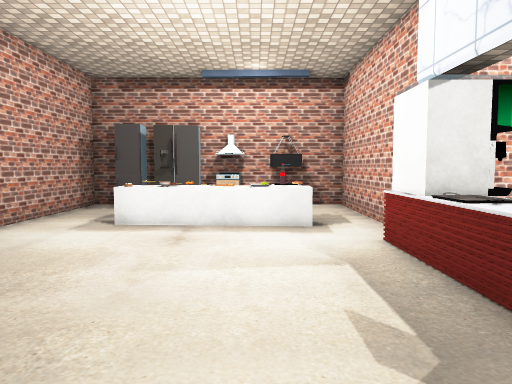
[1] (above)

12 first-person views from a walk through a scene from a Unity 3-D project. The camera is 1.5 m above the floor, tilts 4° down and sees 70° across. Doors are open. The floor is counted in squares, 1 m on a side. Each view is taken from the middle of a square. On the plan, view 1 faces up. The plan holds only what a view shows up to about 16 squares ahead; the rest is blank. The place goes on beyond the plan. The player character is not drawn. Some surface patterns are stand-ins.

[2]
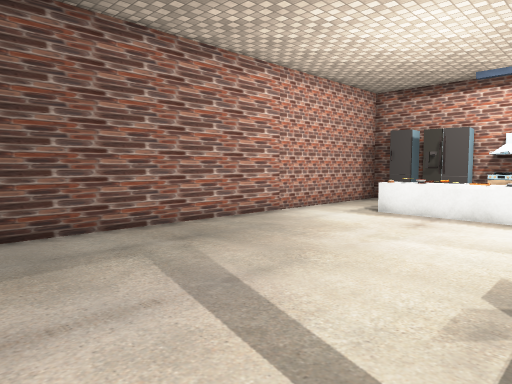

[3]
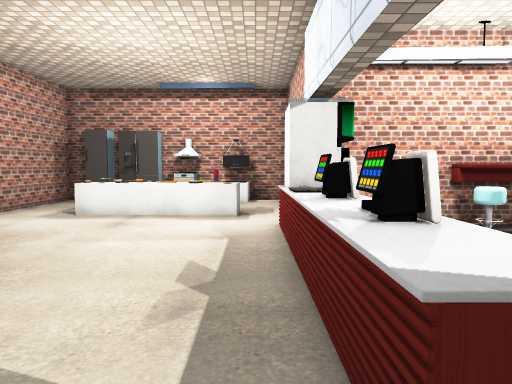

[4]
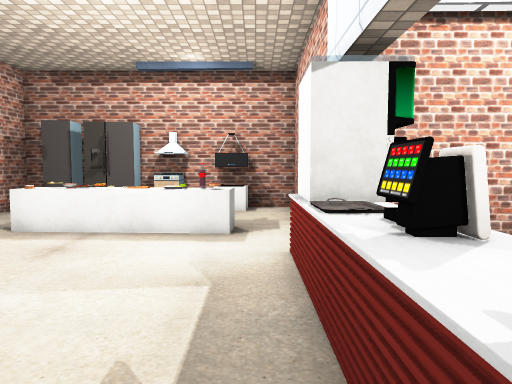

[5]
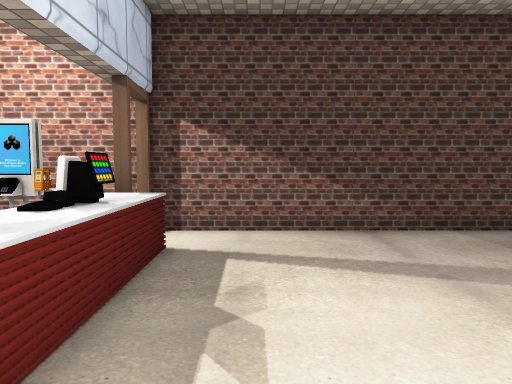

[6]
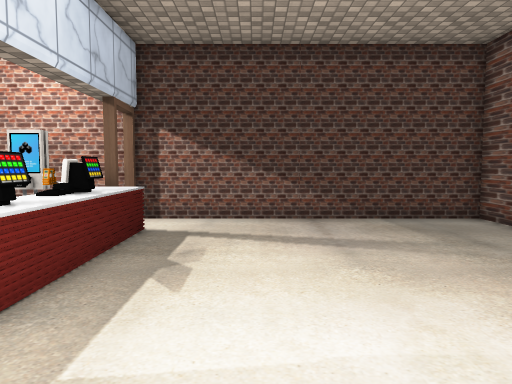

[7]
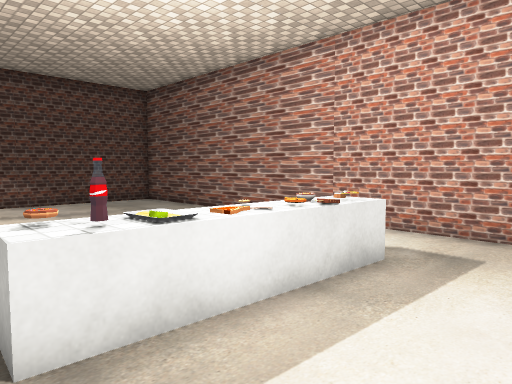

[8]
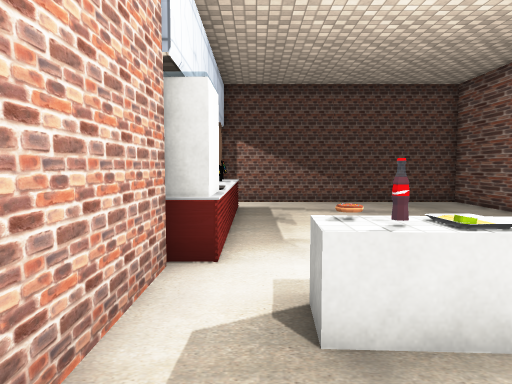

[9]
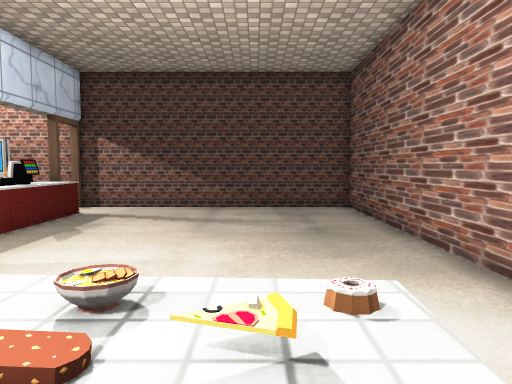

[10]
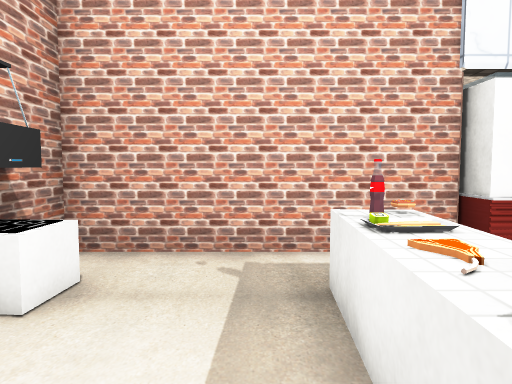

[11]
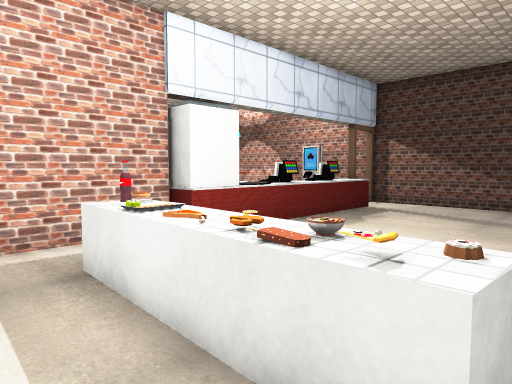

[12]
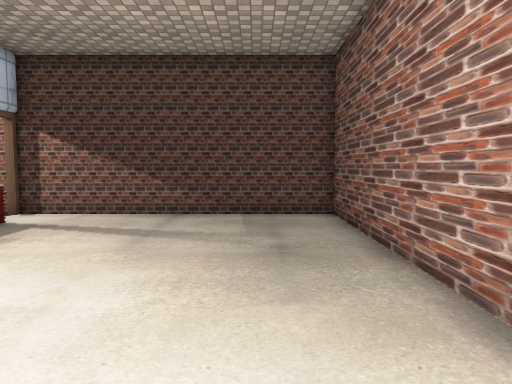

### Floor plan
Points are (right, up) in squares from view 1. A wall is a line through its corners. A room is listed if a view was taken in it or the views show most of it. See-through windows are left out.
Room 1 (views 1, 2, 3, 4, 5, 6, 7, 8, 9, 10, 11, 12)
walls: (3.4, 7.4) (3.4, 14.4) (-0.5, 14.4); (6.6, 7.4) (4.4, 7.4); (-6.3, 14.3) (-6.4, -2.5) (3.5, -2.5)
low walls: (-1.5, 9.2) (-3.7, 9.4); (0.5, 9.1) (-0.6, 9.2); (2.6, 6.3) (2.6, 7.4) (3.4, 7.4); (-3.6, 9.6) (-3.6, 10.4); (2.7, -0.7) (2.6, 0.7)
ways out: opening at (4, 0); open door at (3.5, -1.5)
objects: other object (-5, 13) to (-4, 14); other object (-3, 10); other object (-3, 13) to (-2, 14); other object (-2, 10); other object (-1, 9); other object (-1, 10); other object (-1, 13) to (-1, 14); other object (0, 10); other object (1, 9); other object (1, 10); other object (1, 13); other object (3, 1); other object (3, 2); other object (3, 3); other object (3, 5) to (3, 6); other object (4, 6) to (4, 7)

Positions as (right, up) in squares from view 1, and headings:
1: (0, 0), facing up
2: (2, -2), facing up-left
3: (2, -2), facing up
4: (2, 1), facing up
5: (1, 6), facing down
6: (0, 8), facing down
7: (2, 13), facing down-left
8: (2, 13), facing down
9: (-3, 11), facing down
10: (-3, 11), facing right
11: (-4, 12), facing down-right
12: (-4, 9), facing down
